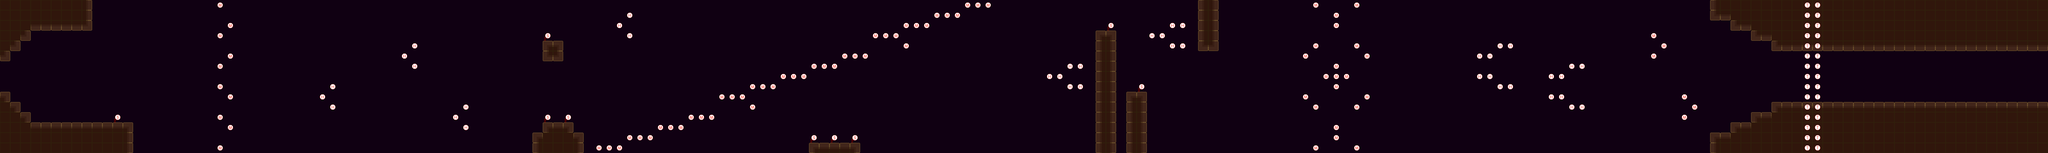

A level layout from a 2D game, rendered from its tile map. Below: a short description, then the map file with tile-grid data replaced by summaries:
An orthogonal 200x15 tile map with 70x70 px tiles, 7 tile layers (Foreground, Walls, Background, Mayflies, ...).

<map version="1.0" orientation="orthogonal" renderorder="right-down" width="200" height="15" tilewidth="70" tileheight="70" backgroundcolor="#100012" nextobjectid="1">
 <tileset firstgid="1" name="tileset" tilewidth="70" tileheight="70" spacing="2" margin="3">
  <image source="tileset.png" width="580" height="290" />
 </tileset>
 <layer name="Foreground" width="200" height="15">
  <data>[3000 cells, 9 non-empty, 1 distinct tile ids]</data>
 </layer>
 <layer name="Walls" width="200" height="15">
  <data>[3000 cells, 452 non-empty, 9 distinct tile ids]</data>
 </layer>
 <layer name="Background" width="200" height="15">
  <data>[3000 cells, 0 non-empty, 0 distinct tile ids]</data>
 </layer>
 <layer name="Mayflies" width="200" height="15">
  <data>[3000 cells, 78 non-empty, 1 distinct tile ids]</data>
 </layer>
 <layer name="Sams" width="200" height="15">
  <data>[3000 cells, 9 non-empty, 1 distinct tile ids]</data>
 </layer>
 <layer name="Quick Mayfly" width="200" height="15">
  <data>[3000 cells, 40 non-empty, 1 distinct tile ids]</data>
 </layer>
 <layer name="LevelEnd" width="200" height="15">
  <data>[3000 cells, 30 non-empty, 1 distinct tile ids]</data>
 </layer>
</map>